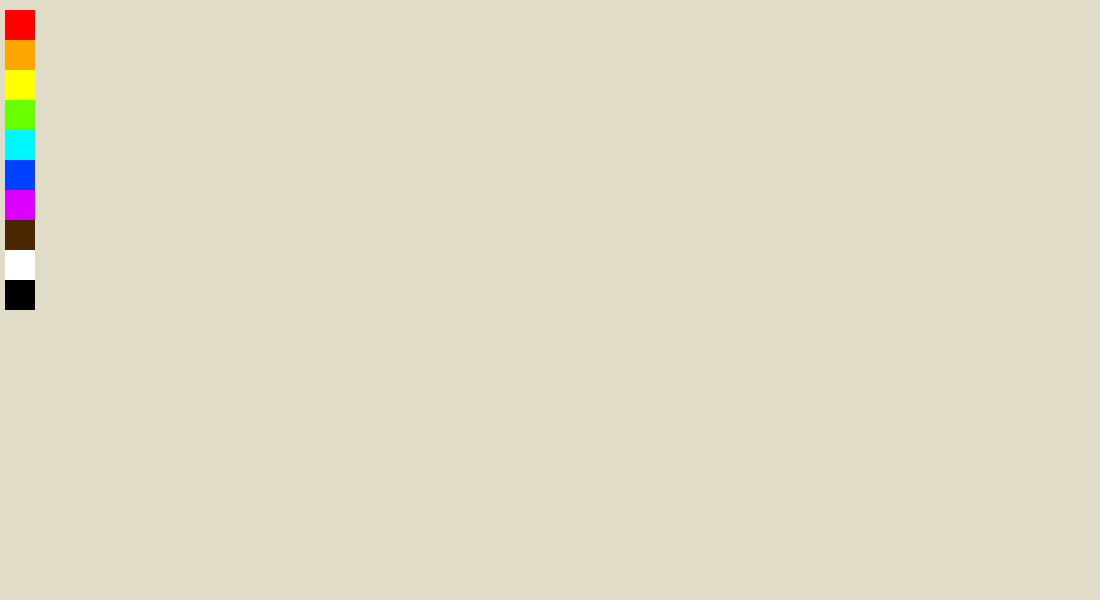
Frame 1 (no input)
Frame 60 (no input): identical to frame 1, image omitted
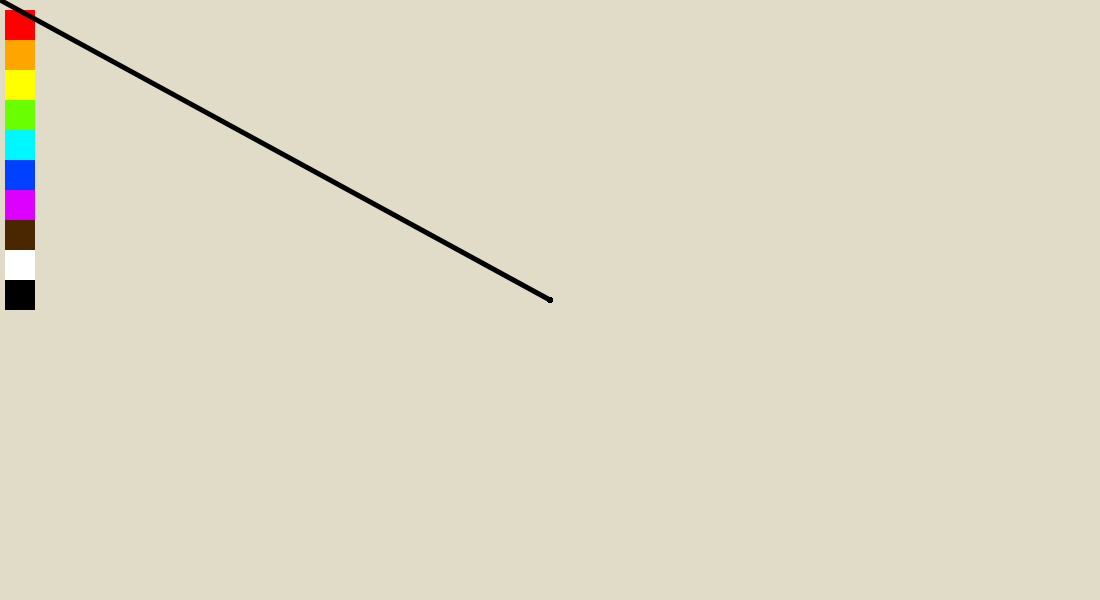
Frame 120 (the mouse pressed at the canvas centre since frame 60)

The p5.js sketch that drew these frames (run headless with seeded random() and noise() and a simulated clock; from frame 60 on, the mouse is pressed at the canvas centre):

// p5.js sketch
// ── sketch.js
// // Attributes

function setup() {
  createCanvas(1100, 600);
  background(225, 220, 200);

  noStroke();
  fill('red');
  rect(5, 10, 30, 30); // red

  fill('orange');
  rect(5, 40, 30, 30); // orange

  fill('yellow');
  rect(5, 70, 30, 30); // yellow

  fill(106, 255, 0);
  rect(5, 100, 30, 30); // green

  fill(0, 247, 255);
  rect(5, 130, 30, 30); // sky blue

  fill(0, 64, 255);
  rect(5, 160, 30, 30); // blue

  fill(221, 0, 255);
  rect(5, 190, 30, 30); // magenta

  fill(74, 39, 1);
  rect(5, 220, 30, 30); // brown

  fill('white');
  rect(5, 250, 30, 30); // white

  fill(0, 0, 0);
  rect(5, 280, 30, 30); // black
}

let value = 0;
function draw() {
  if((mouseX <= 25 && mouseY <= 45) && mouseIsPressed)
  {   console.log("red");
      value = color(225, 0, 0);
  } else if(mouseX <= 25 && ((mouseY > 45 && mouseY < 75) && mouseIsPressed)){
    console.log("orange");
    value = color(255, 132, 0);
  } else if(mouseX <= 25 && ((mouseY > 75 && mouseY < 95) && mouseIsPressed)){ 
    console.log("yellow");
    value = color(255, 230, 0);
  } else if(mouseX <= 25 && ((mouseY > 95 && mouseY < 115) && mouseIsPressed)){
    console.log("green");
    value = color(106, 255, 0);
  } else if(mouseX <= 25 && ((mouseY > 135 && mouseY < 145) && mouseIsPressed)){
    console.log("sky blue");
    value = color(0, 247, 255);
  } else if(mouseX <= 25 && ((mouseY > 155 && mouseY < 185) && mouseIsPressed)){
    console.log("blue");
    value = color(0, 64, 255);
  } else if(mouseX <= 25 && ((mouseY > 200 && mouseY < 215) && mouseIsPressed)){
    console.log("magenta");
    value = color(221, 0, 255);
  } else if(mouseX <= 25 && ((mouseY > 225 && mouseY < 235) && mouseIsPressed)){
    console.log("brown");
    value = color(74, 39, 1);
  } else if(mouseX <= 25 && ((mouseY > 245 && mouseY < 275) && mouseIsPressed)){
    console.log("white");
    value = color('white');
  } else if(mouseX <= 25 && ((mouseY > 285 && mouseY < 300) && mouseIsPressed)){
    console.log("black");
    value = color('black');
  }
  
  if(mouseIsPressed && mouseX >= 50)
  {  stroke(value);
     strokeWeight(5);
     //fill(value);
     curve(mouseX, mouseY, mouseX, mouseY);
     line(mouseX, mouseY, pmouseX, pmouseY);
  }
}
